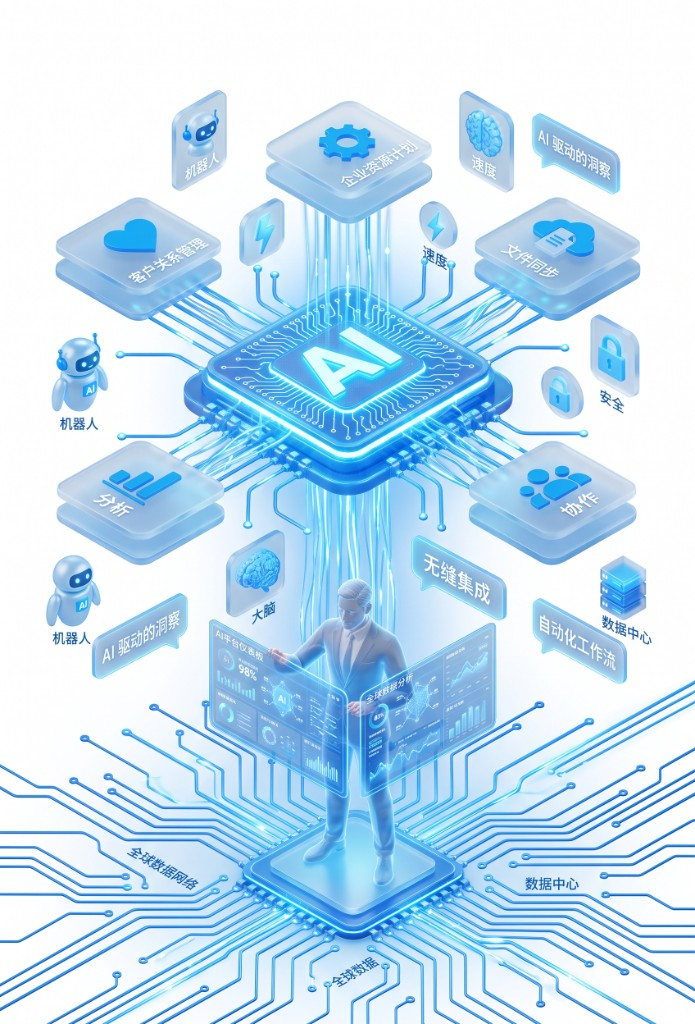
#> input picture shengyiwang-landing/cases/ai-saas-visual.png, 695 x 1024 px, given in place of kv-merchant-user-source.png, which was not available
$ python _extend_kv.py
#> lines starting #> are read from the running program, lines starting #| are printed output that depends on the picture; pictures that were not available may be replaced by others from this repository, and a replacement may not be noted
# -*- coding: utf-8 -*-
"""Keep source KV uncropped; dissolve it into white so the extend has no seam."""
from pathlib import Path

import numpy as np
from PIL import Image, ImageFilter

ROOT = Path(__file__).resolve().parent
TARGET = (1536, 1386)
JOBS = {
    "merchant": {
        "src": ROOT / "kv-previews" / "kv-merchant-user-source.png",
        "base": ROOT / "kv-merchant.png",
        "extend": ROOT / "kv-merchant-extend.png",
    },
    "partner": {
        "src": ROOT / "kv-previews" / "kv-partner-user-source.png",
        "base": ROOT / "kv-partner.png",
        "extend": ROOT / "kv-partner-extend.png",
    },
}


def smoothstep(x: np.ndarray) -> np.ndarray:
    x = np.clip(x, 0.0, 1.0)
    return x * x * (3.0 - 2.0 * x)


def ramp(height: int, start: float, end: float) -> np.ndarray:
    ys = np.arange(height, dtype=np.float32)
    return smoothstep((ys - start) / max(end - start, 1.0))[:, None, None]


def extend_to_size(src: Path, target: tuple[int, int], base_dst: Path, extend_dst: Path) -> None:
#> called with target = (1536, 1386)
    target_w, target_h = target
    im = Image.open(src).convert("RGB")
#> im is the input picture: PIL image 695x1024 RGB; mean R, G, B 193.7, 223.4, 243.8
    base_h = round(im.size[1] * target_w / im.size[0])
#> base_h = 2263
    im = im.resize((target_w, base_h), Image.Resampling.LANCZOS)
#> im: PIL image 1536x2263 RGB
    im.save(base_dst)

    w, h = im.size
#> w = 1536; h = 2263
    extra = max(target_h - h, 8)
#> extra = 8
    total_h = h + extra
#> total_h = 2271
    canvas = Image.new("RGB", (w, total_h), (255, 255, 255))
#> canvas: PIL image 1536x2271 RGB; every value is 255
    canvas.paste(im, (0, 0))
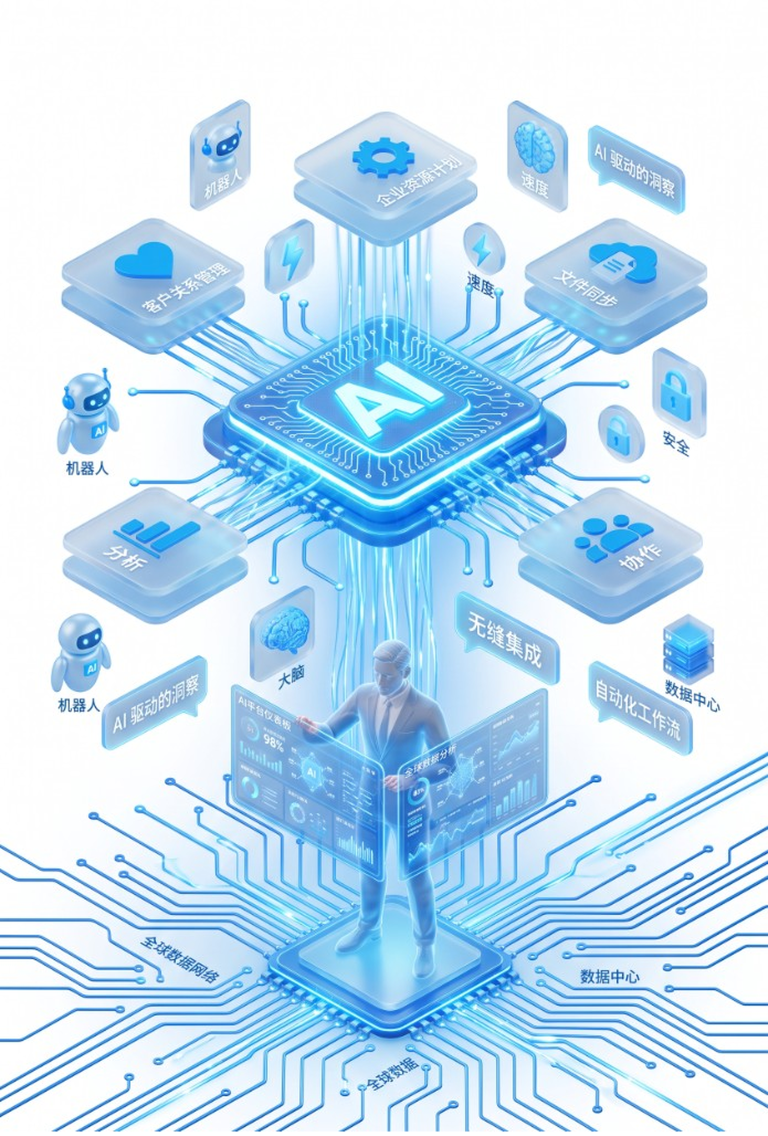
#> canvas: PIL image 1536x2271 RGB (shown at 1/2 size); mean R, G, B 193.9, 223.4, 243.7

    blur = canvas.filter(ImageFilter.GaussianBlur(radius=56))
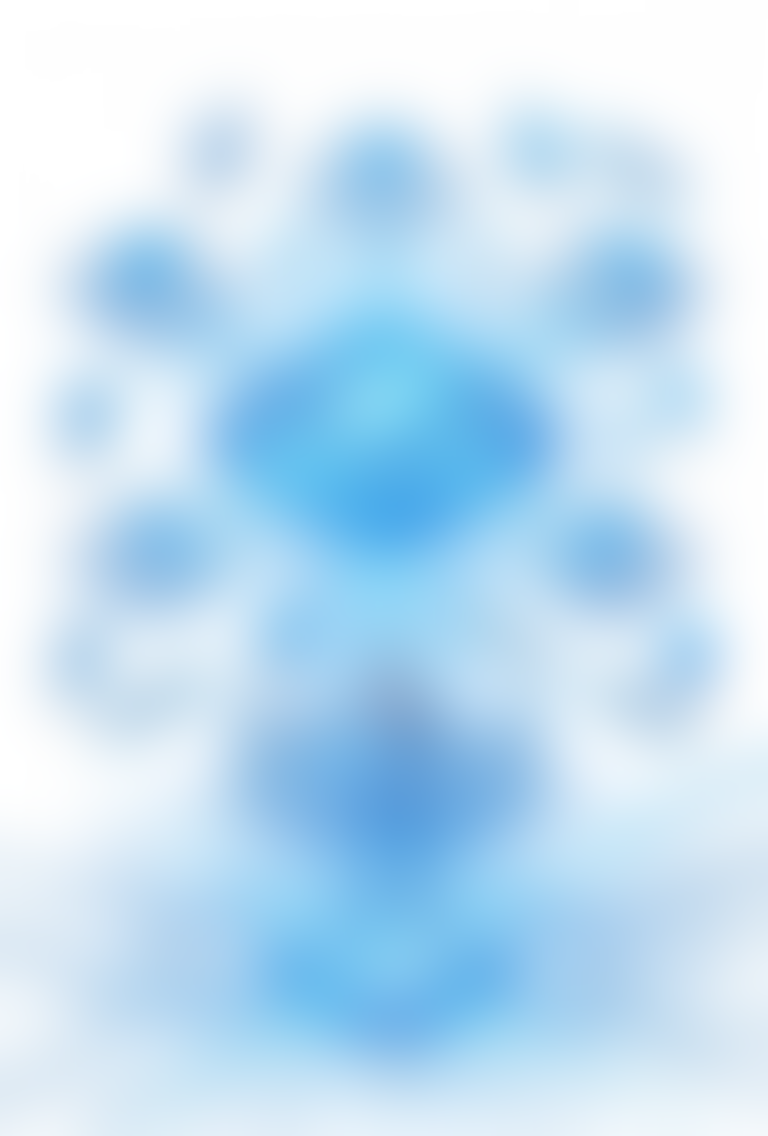
#> blur: PIL image 1536x2271 RGB (shown at 1/2 size); mean R, G, B 194.2, 223.6, 243.7
    haze = canvas.filter(ImageFilter.GaussianBlur(radius=90))
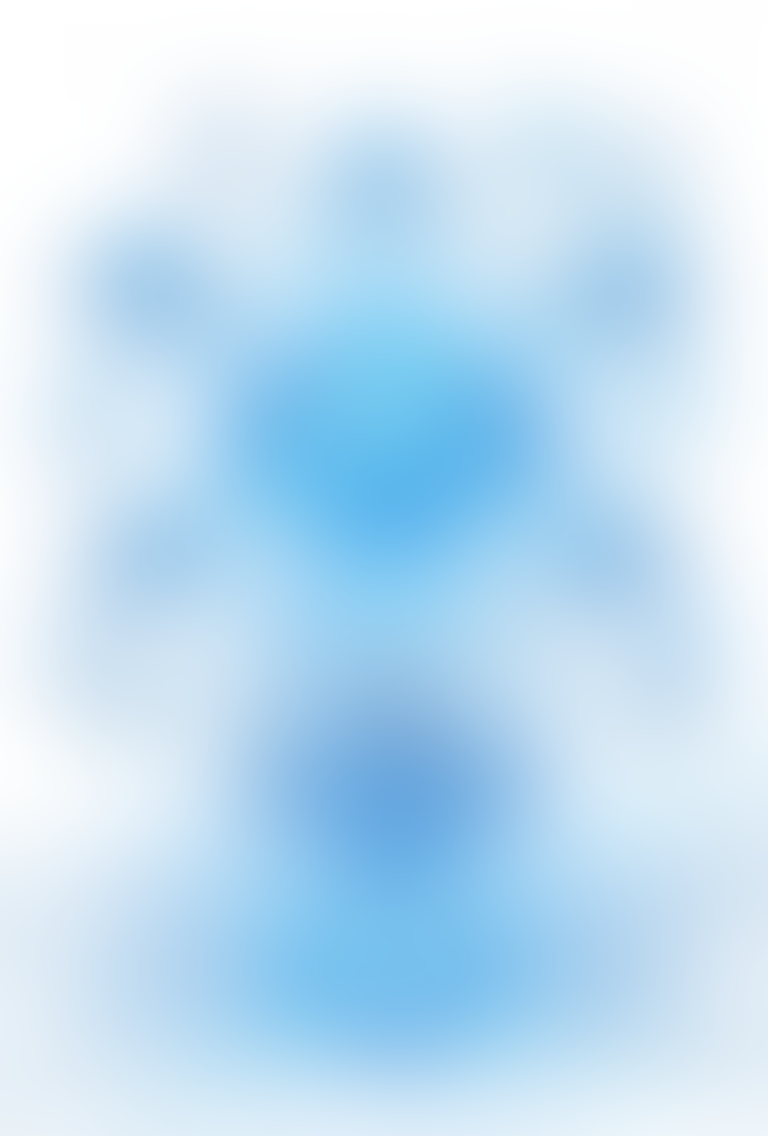
#> haze: PIL image 1536x2271 RGB (shown at 1/2 size); mean R, G, B 194.5, 223.8, 243.8
    sharp = np.asarray(canvas, dtype=np.float32)
    soft = np.asarray(blur, dtype=np.float32)
    mist = np.asarray(haze, dtype=np.float32)

    # Soften well above the original bottom so the join never reads as a line.
    blur_m = ramp(total_h, h * 0.38, h * 0.88)
#> blur_m = 2271 values from 0 to 1
    mixed = sharp * (1.0 - blur_m) + soft * blur_m
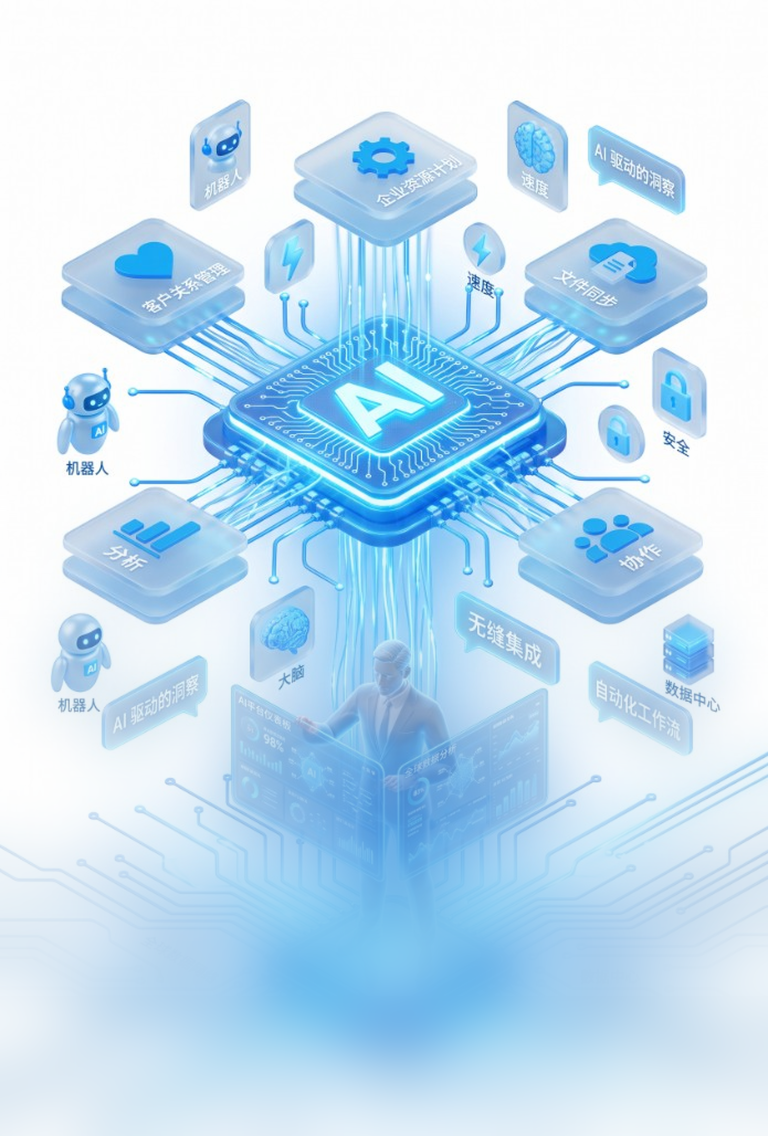
#> mixed: shape (2271, 1536, 3) float32 (shown at 1/2 size); mean R, G, B 194.6, 225.9, 249; drawn with min black and max white
    haze_m = ramp(total_h, h * 0.52, h + extra * 0.35)
#> haze_m = 2271 values from 0 to 1
    mixed = mixed * (1.0 - haze_m) + mist * haze_m

    # White veil starts mid-photo and is nearly opaque by the original bottom.
    veil_m = ramp(total_h, h * 0.50, h + extra * 0.42)
#> veil_m = 2271 values from 0 to 1
    white = np.array([255.0, 255.0, 255.0], dtype=np.float32)
    out = mixed * (1.0 - veil_m) + white * veil_m
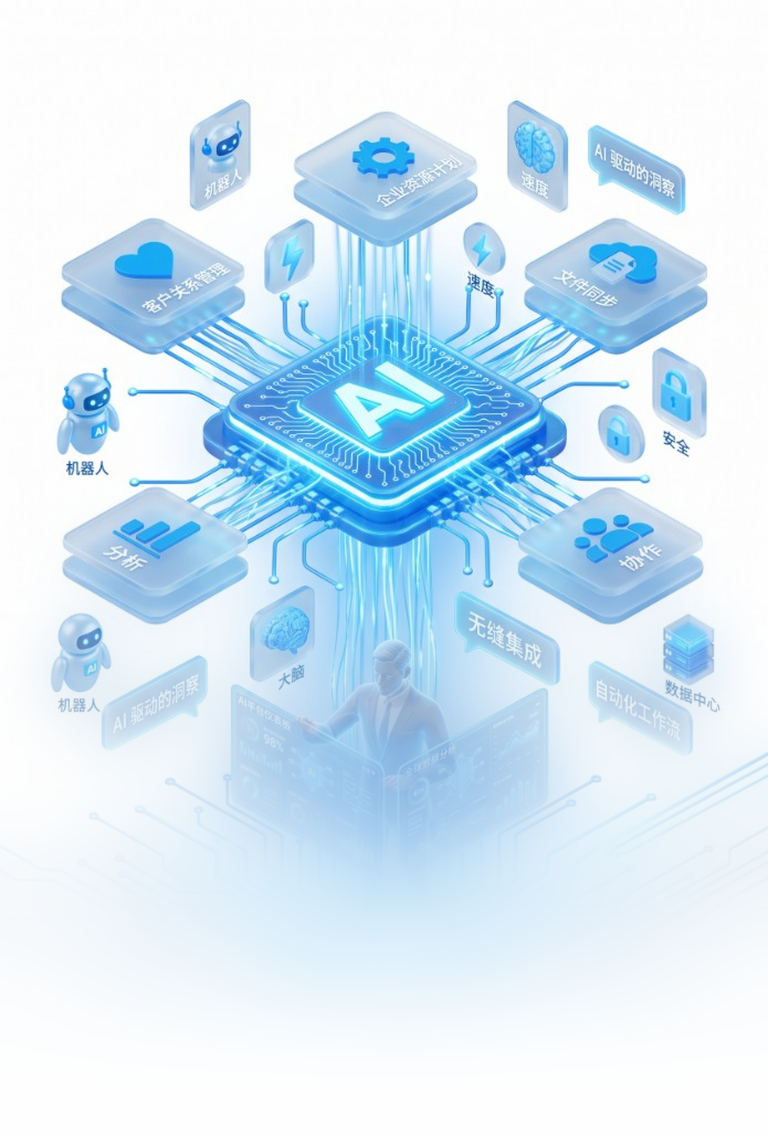
#> out: shape (2271, 1536, 3) float32 (shown at 1/2 size); mean R, G, B 213.3, 235.8, 249.8; drawn with min black and max white

    Image.fromarray(np.clip(out, 0, 255).astype(np.uint8)).save(extend_dst)
    print(f"base {im.size} -> extend {out.shape[1], out.shape[0]}")
#| base (1536, 2263) -> extend (1536, 2271)


if __name__ == "__main__":
    import sys

    names = sys.argv[1:] or ["merchant"]
    for name in names:
        job = JOBS[name]
        extend_to_size(job["src"], TARGET, job["base"], job["extend"])
